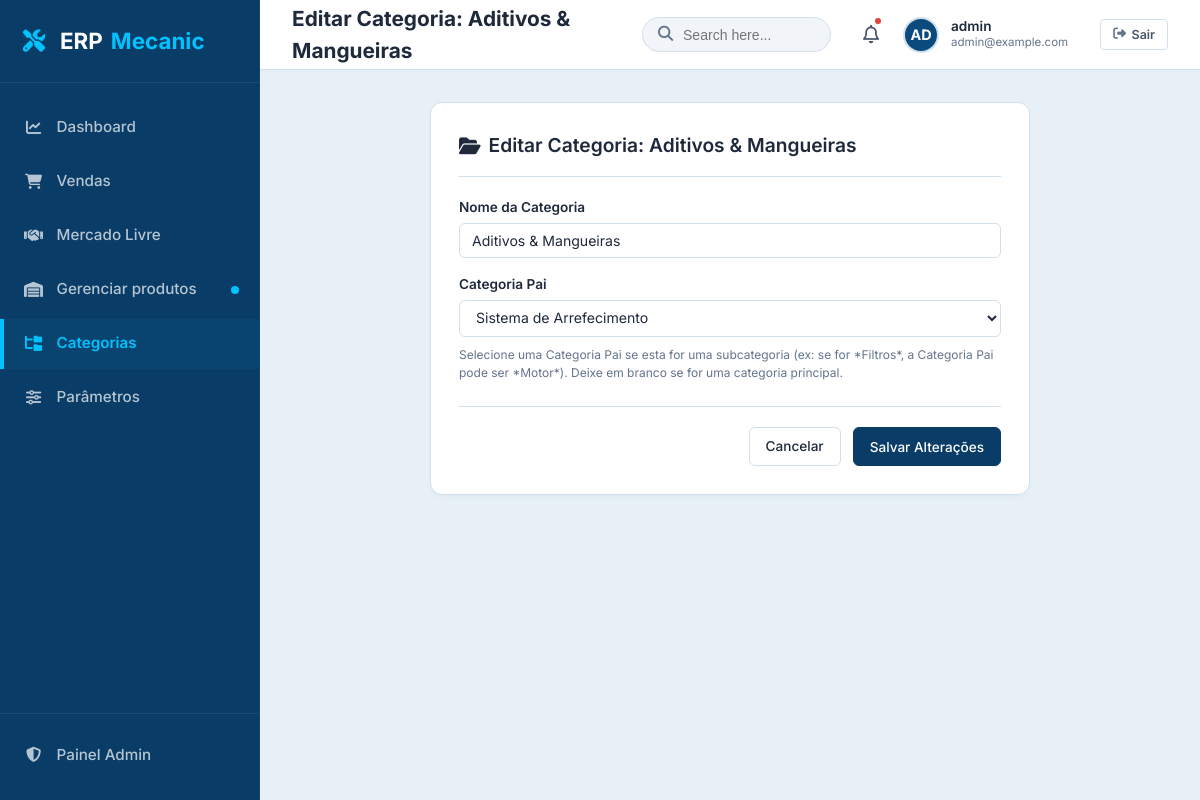
The app's page /categoria/29/editar/ (signed in) with its own data.
### catalogo/models.py (models this page shows)
class Categoria(models.Model):
    nome = models.CharField(max_length=100, verbose_name="Nome da Categoria")
    parent = models.ForeignKey(
        'self',
        on_delete=models.CASCADE,
        null=True,
        blank=True,
        related_name='children',
        verbose_name="Categoria Pai"
    )
    class Meta:
        verbose_name = "Categoria"
        verbose_name_plural = "Categorias"
        ordering = ["nome"]
    def __str__(self):
        if self.parent:
            return f"{self.parent} > {self.nome}"
        return self.nome

### catalogo/views.py (the view, shortened to what this page needs)
# urls.py: path('categoria/<int:pk>/editar/', views.CategoriaUpdateView.as_view(), name='categoria-editar'),
class CategoriaUpdateView(LoginRequiredMixin, UpdateView):
    model = Categoria
    form_class = CategoriaForm
    template_name = 'catalogo/categoria_form.html'
    success_url = reverse_lazy('categoria-listar')
    def get_context_data(self, **kwargs):
        context = super().get_context_data(**kwargs)
        context['titulo'] = f"Editar Categoria: {self.object.nome}"
        context['botao_label'] = "Salvar Alterações"
        return context

### catalogo/forms.py
class CategoriaForm(forms.ModelForm):
    class Meta:
        model = Categoria
        fields = ['nome', 'parent']
        widgets = {
            'nome': forms.TextInput(attrs={
                'class': 'form-control',
                'placeholder': 'Ex: Suspensão, Filtros de Óleo'
            }),
            'parent': forms.Select(attrs={
                'class': 'form-control'
            }),
        }
    def __init__(self, *args, **kwargs):
        super().__init__(*args, **kwargs)
        self.fields['parent'].empty_label = "Nenhuma (Esta será uma Categoria Principal)"
        self.fields['parent'].label = "Categoria Pai"
        if self.instance and self.instance.pk:
            self.fields['parent'].queryset = Categoria.objects.exclude(pk=self.instance.pk)

### templates/catalogo/categoria_form.html (shortened to what this page needs)
{% extends 'base.html' %}
{% load static %}
{% block module_title %}{{ titulo }}{% endblock %}
{% block content %}
<div class="glass-card" id="cat-form-glass-card" style="max-width: 600px; margin: 2rem auto;">
    <div class="card-header">
        <h2 class="card-title"><i class="fa-solid fa-folder-open"></i> {{ titulo }}</h2>
    </div>
    <form method="post" class="form-container" id="category-form">
        <div class="form-grid" style="grid-template-columns: 1fr;">
            <div class="form-group" id="group-nome">
                <label for="{{ form.nome.id_for_label }}">{{ form.nome.label }}</label>
                {{ form.nome }}
            </div>
            <div class="form-group" id="group-parent">
                <label for="{{ form.parent.id_for_label }}">{{ form.parent.label }}</label>
                {{ form.parent }}
                <span class="help-text" style="margin-top: 0.25rem; font-size: 0.75rem; color: var(--text-muted);">
                    Selecione uma Categoria Pai se esta for uma subcategoria (ex: se for *Filtros*, a Categoria Pai pode ser *Motor*). Deixe em branco se for uma categoria principal.
                </span>
            </div>
        </div>
        <div class="form-actions" style="margin-top: 1.5rem;">
            <a href="{% url 'categoria-listar' %}" class="btn btn-secondary" id="btn-cancel-form">
                Cancelar
            </a>
            <button type="submit" class="btn btn-primary" id="btn-submit-form" style="background-color: var(--sidebar-bg); border-color: var(--sidebar-bg);">
                {{ botao_label }}
            </button>
        </div>
    </form>
</div>
{% endblock %}

### templates/base.html (shortened to what this page needs)
{% load static %}
<!DOCTYPE html>
<html lang="pt-br">
<head>
    <link rel="stylesheet" href="{% static 'css/style.css' %}">
    <link rel="stylesheet" href="https://cdnjs.cloudflare.com/ajax/libs/font-awesome/6.4.0/css/all.min.css">
</head>
<body>
    <div class="app-layout">
        <aside class="sidebar">
            <div class="sidebar-header">
                <i class="fa-solid fa-screwdriver-wrench fa-fw" style="color: var(--sidebar-active-bg); margin-right: 0.25rem;"></i> ERP <span>Mecanic</span>
            </div>
            <ul class="sidebar-menu">
                <li>
                    <div class="sidebar-link" id="menu-dash-inactive" style="cursor: not-allowed;">
                        <div class="sidebar-link-content">
                            <i class="fa-solid fa-chart-line fa-fw"></i>
                            <span>Dashboard</span>
                        </div>
                    </div>
                </li>
                <li>
                    <div class="sidebar-link" id="menu-sales-inactive" style="cursor: not-allowed;">
                        <div class="sidebar-link-content">
                            <i class="fa-solid fa-cart-shopping fa-fw"></i>
                            <span>Vendas</span>
                        </div>
                    </div>
                </li>
                <li>
                    <div class="sidebar-link" id="menu-finance-inactive" style="cursor: not-allowed;">
                        <div class="sidebar-link-content">
                            <i class="fa-solid fa-handshake fa-fw"></i>
                            <span>Mercado Livre</span>
                        </div>
                    </div>
                </li>
                <li>
                    <a href="{% url 'estoque-listar' %}" class="sidebar-link {% if request.resolver_match.url_name == 'estoque-listar' or 'estoque-' in request.resolver_match.url_name %}active{% endif %}" id="menu-estoque">
                        <div class="sidebar-link-content">
                            <i class="fa-solid fa-warehouse fa-fw"></i>
                            <span>Gerenciar produtos</span>
                        </div>
                        <span class="sidebar-badge" style="background-color: var(--sidebar-active-bg); width: 8px; height: 8px; border-radius: 50%; display: inline-block;" title="Página Ativa"></span>
                    </a>
                </li>
                <li>
                    <a href="{% url 'categoria-listar' %}" class="sidebar-link {% if 'categoria-' in request.resolver_match.url_name %}active{% endif %}" id="menu-categorias">
                        <div class="sidebar-link-content">
                            <i class="fa-solid fa-folder-tree fa-fw"></i>
                            <span>Categorias</span>
                        </div>
                    </a>
                </li>
                <li>
                    <div class="sidebar-link" id="menu-hr-inactive" style="cursor: not-allowed;">
                        <div class="sidebar-link-content">
                            <i class="fa-solid fa-sliders fa-fw"></i>
                            <span>Parâmetros</span>
                        </div>
                    </div>
                </li>
            </ul>
            <ul class="sidebar-menu" style="margin-top: auto; border-top: 1px solid rgba(255, 255, 255, 0.08); padding-top: 1rem;">
                <li>
                    <a href="{% url 'admin:index' %}" class="sidebar-link" id="admin-panel-link" target="_blank">
                        <div class="sidebar-link-content">
                            <i class="fa-solid fa-shield-halved fa-fw"></i>
                            <span>Painel Admin</span>
                        </div>
                    </a>
                </li>
            </ul>
        </aside>
        <div class="main-content">
            <header class="top-bar">
                <div class="top-bar-title" id="page-title-display">
                    {% block module_title %}Gerenciar produtos{% endblock %}
                </div>
                <div class="top-bar-search">                    <form method="get" action="{% url 'estoque-listar' %}" id="global-search-form">
                        <div class="top-bar-search-wrapper">
                            <span class="top-bar-search-icon"></span>
                            <input type="text" name="q" value="{{ q|default:'' }}" placeholder="Search here..." class="top-bar-search-input" id="global-search-field">
                        </div>
                    </form>
                </div>
                <div class="top-bar-right">
                    <div class="notification-bell" id="btn-notifications">
                        <i class="fa-regular fa-bell" style="font-size: 1.15rem; color: var(--text-secondary);"></i>
                        <div class="notification-dot"></div>
                    </div>
                    <div class="user-profile" id="user-profile-dropdown" style="margin-right: 0.5rem;">
                        {% if request.user.is_authenticated %}
                            <div style="background-color: #0b4a7d; color: #ffffff; width: 36px; height: 36px; border-radius: 50%; display: flex; align-items: center; justify-content: center; font-weight: 700; border: 2px solid var(--border-color); font-size: 0.9rem; text-transform: uppercase;">
                                {{ request.user.username|slice:":2" }}
                            </div>
                            <div class="user-info">
                                <span class="user-name">
                                    {% if request.user.get_full_name %}
                                        {{ request.user.get_full_name }}
                                    {% else %}
                                        {{ request.user.username }}
                                    {% endif %}
                                </span>
                                <span class="user-email">{{ request.user.email|default:"operador@mecanic.com.br" }}</span>
                            </div>
                        {% endif %}
                    </div>
                    {% if request.user.is_authenticated %}
                        <form method="post" action="{% url 'logout' %}" style="margin: 0; display: inline-flex; align-items: center;" id="logout-form">
                            <button type="submit" class="btn btn-secondary btn-sm" id="btn-logout" style="padding: 0.45rem 0.75rem; font-size: 0.78rem; font-weight: 600; border-radius: 4px; display: inline-flex; align-items: center; gap: 0.35rem; border-color: var(--border-color); color: var(--text-secondary); background: #ffffff; cursor: pointer;">
                                <i class="fa-solid fa-right-from-bracket" style="font-size: 0.8rem; color: var(--text-muted);"></i> Sair
                            </button>
                        </form>
                    {% endif %}
                </div>
            </header>
            <main class="content-wrapper">
                {% block content %}
                {% endblock %}
            </main>
        </div>
    </div>
</body>
</html>

### records on screen
Categoria: nome "Aditivos & Mangueiras"
Categoria: parent "Sistema de Arrefecimento"

### other values on screen
{{ titulo }} "Editar Categoria: Aditivos & Mangueiras"
{{ request.user.username|slice:":2" }} "AD"
{{ request.user.username }} "admin"
{{ request.user.email|default:"operador@mecanic.com.br" }} "admin@example.com"
{{ botao_label }} "Salvar Alterações"
